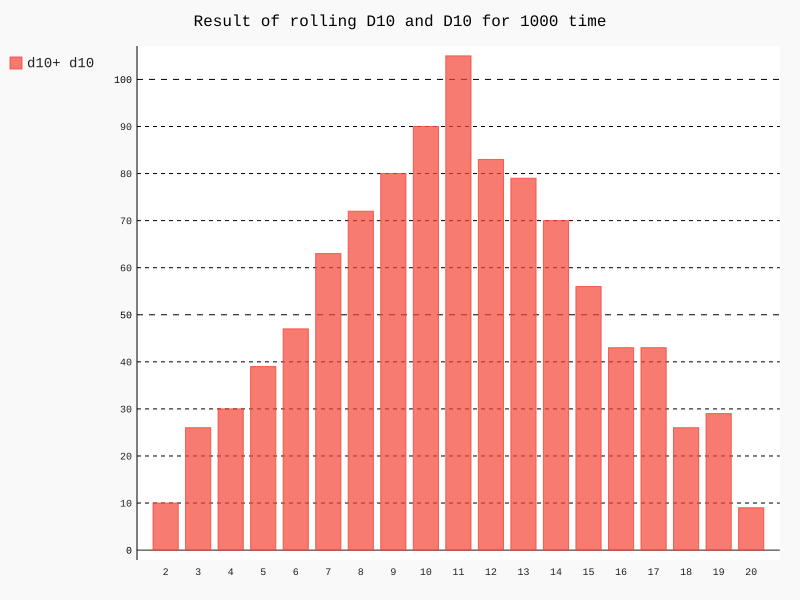

Write the Python code that produced this figure.
# custom dice visual

import pygal
from dieclass import Die

die_1=Die(10)
die_2=Die(10)

results=[]
for result in range(1000):
    result=die_1.roll()+die_2.roll()
    results.append(result)
print(results)

frequencies=[]
for i in range(2,die_1.numb_sides+die_2.numb_sides+1):
    frequency=results.count(i)
    frequencies.append(frequency)
print(frequencies)

hist=pygal.Bar()

hist.title=f'Result of rolling D{die_1.numb_sides} and D{die_2.numb_sides} for {len(results)} time'
hist.x_labels=[str(x) for x in range(2,die_1.numb_sides+die_2.numb_sides+1)]
hist._x_title='result'
hist._y_title='frequncies of result'

hist.add(f'd{die_1.numb_sides}+ d{die_2.numb_sides}',frequencies)
hist.render_to_file('ex_1.6.svg')
